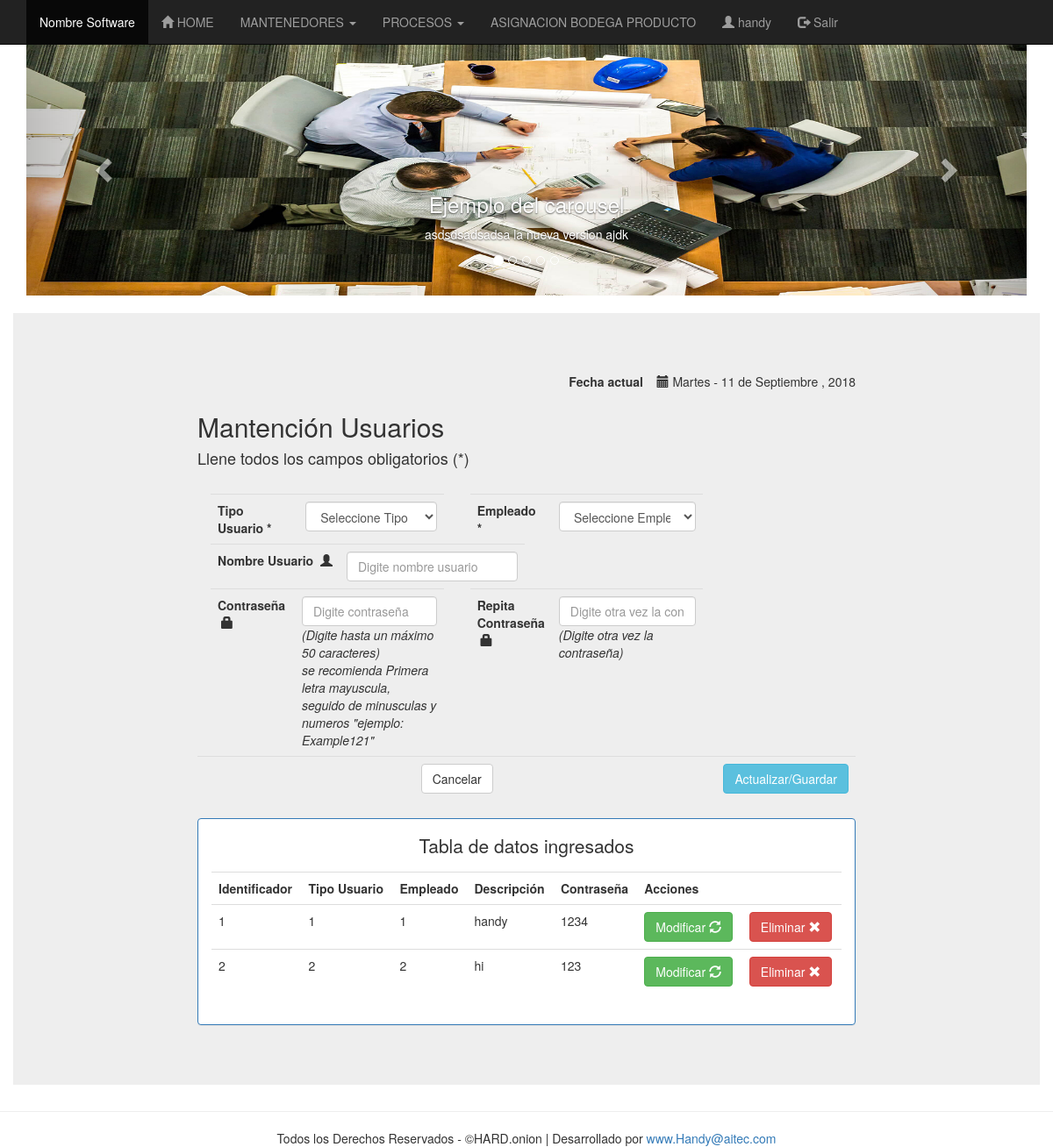
Page /index.php?control=manusuarios (signed in) on the committed database.
### tables this page shows
CREATE TABLE `tusuario` (
  `ID_USUARIO` int(11) NOT NULL,
  `ID_TIPO_USUARIO` int(11) NOT NULL,
  `ID_EMPLEADO` int(11) NOT NULL,
  `DESCRIPCION_USUARIO` varchar(50) DEFAULT NULL,
  `CONTRASENA` varchar(50) DEFAULT NULL
);

### controlador/fecha.php (called while the page is built)
<?php
$fecha = getdate();
$diaN  = date('d');
$anio  = date('Y');
$meses = ["Enero", "Febrero", "Marzo", "Abril", "Mayo", "Junio", "Julio", "Agosto", "Septiembre", "Octubre", "Noviembre", "Diciembre"];
$diaS  = ["Domingo", "Lunes", "Martes", "Miercoles", "Jueves", "Viernes", "Sábado"];
$dia   = $diaS[$fecha['wday']];
$mes   = $meses[$fecha['mon'] - 1];

### vista/manusuarios.view.php (the view, shortened to what this page needs)
<div class="container jumbotron">
	<div class="row">
		<div class="col-sm-2">
		</div>
			<div class="col-sm-8" >
   <?php
include 'controlador/fecha.php';
?>
<br>
  <div class="btn-group btn-group-justified" role="group">
         <div class="fecha pull-right">
            <label>Fecha actual &nbsp;&nbsp;</label>
                    <i class="glyphicon glyphicon-calendar"></i>
                    <span><?php echo "$dia - $diaN de $mes , $anio " ?></span>
                </div></div>
			<h2>Mantención Usuarios</h2>
			<h4>Llene todos los campos obligatorios (*)</h4><br>
			<table class="table">
				<form action="#"  name="formUsuarios" method="post">
                      <tr class="col-sm-6">
                        <th>Tipo Usuario *&nbsp;</th>
                        <td><select  name="TipoUsuario" id="TipoUsuario" required class="form-control">
 <option value="0">Seleccione Tipo Usuario..</option>
                        </select>
                        </td>
                    </tr>
                     <tr class="col-sm-6">
                        <th>Empleado *&nbsp;</th>
                        <td><select  name="Empleado" id="Empleado"  required class="form-control">
                             <option value="0">Seleccione Empleado ..</option>
                        </select>
                        </td>
                    </tr>
					<tr class="col-sm-8">
						<th>Nombre Usuario &nbsp;<span class="glyphicon glyphicon-user"></span></th>
						<td><input type="text" name="Descripcion" id="Descripcion" maxlength="50" required placeholder="Digite nombre usuario" class="form-control" onpaste="return false"></td>
					</tr>
	                 <tr class="col-sm-6">
						<th>Contrase&ntilde;a &nbsp;<span class="glyphicon glyphicon-lock"></span></th><td><input type="password" name="contrasena" id="contrasena" required placeholder="Digite contraseña" onpaste="return false" maxlength="50" class="form-control">
                                      <i>(Digite hasta un máximo 50 caracteres)</i>
                                      <br/>
                                      <i> se recomienda Primera letra mayuscula, seguido de minusculas y numeros "ejemplo: Example121"</i>
						</td>
					</tr>
					<tr class="col-sm-6">
						<th>Repita Contrase&ntilde;a &nbsp;<span class="glyphicon glyphicon-lock"></span></th><td style="width:100%"><input type="password" name="recontrasena" id="recontrasena" required placeholder="Digite otra vez la contraseña" onpaste="return false" maxlength="50"  class="form-control">
                                           <i>
                                             (Digite otra vez la contraseña)
                                           </i>
						</td>
					</tr>
					<tr>
						<td align="center">
							<input type="reset" name="limpiar" value="Cancelar" class="btn btn-default">
						</td>
						<td align="center">
							<input type="submit" name="enviar" value="Actualizar/Guardar" class="btn btn-info">
						</td>
					</tr>
				</form>
			</table>
					  <div class="panel panel-primary">
        <div class="panel-body">
<p align="center"> Tabla de datos ingresados </p>
    <div class="table-responsive">
			<table class="table" >
				<tr>
					<th>Identificador</th>
					<th>Tipo Usuario</th>
					<th>Empleado</th>
					<th>Descripci&oacute;n</th>
					<th>Contrase&ntilde;a</th>
					<th colspan="2">Acciones</th>
				</tr>
					<?php
while ($row = mysqli_fetch_array($rs)) {
    ?>
							<tr>
								<td><?php echo $row['Identificador'] ?></td>
								<td><?php echo $row['ID_TIPO_USUARIO'] ?></td>
								<td><?php echo $row['ID_EMPLEADO'] ?></td>
								<td><?php echo $row['DESCRIPCION_USUARIO'] ?></td>
								<td><?php echo $row['CONTRASENA'] ?></td>
								<td><button class="btn btn-success" onclick="moverUsuarios(<?php echo $row['Identificador'] ?>,'<?php echo $row['ID_TIPO_USUARIO'] ?>', '<?php echo $row['ID_EMPLEADO'] ?>', '<?php echo $row['DESCRIPCION_USUARIO'] ?>','<?php echo $row['CONTRASENA'] ?>')">Modificar <span class="glyphicon glyphicon-refresh" aria-hidden="true"></span></button></td>
								<td><button class="btn btn-danger" onclick="eliminaUsuarios(<?php echo $row['Identificador'] ?>)">Eliminar <span class="glyphicon glyphicon-remove" aria-hidden="true"></span></button></td>
							</tr>
							<?php
}
?>
			</table>
		</div></div></div>
</div>
		<div class="col-sm-2">
		</div>
	</div>
</div>

### index.php (shortened to what this page needs)
<?PHP
if ((isset($_GET['control'])) && ($_GET['control'] != "")) {
    $control = $_GET['control'];
} else {
    $control = "principal";
}
include 'index/indexPost.php';
?>
<!DOCTYPE html>
<html>
<head>
<link rel="stylesheet" href="https://maxcdn.bootstrapcdn.com/bootstrap/3.3.7/css/bootstrap.min.css">
</head>
<body>
  <?PHP
if ($_SESSION['tipouser'] == 1) {
    ?>
  <div class="navbar navbar-inverse navbar-fixed-top">
        <div class="container">
            <div class="navbar-collapse collapse">
                <ul class="nav navbar-nav">
                    <li class="active"><a href="index.php?control=principal">Nombre Software</a></li>
                    <li><a href="#"><span class="glyphicon glyphicon-home"></span> HOME</a></li>
                    <li class="dropdown">
                        <a class="dropdown-toggle" data-toggle="dropdown">MANTENEDORES <span class="caret"></span></a>
                    </li>
                     <li class="dropdown">
                        <a class="dropdown-toggle" data-toggle="dropdown">PROCESOS <span class="caret"></span></a>
                    </li>
<li><a href="index.php?control=manasignacionbodegaproducto">ASIGNACION BODEGA PRODUCTO</a></li>
    <ul class="nav navbar-nav navbar-right">
             <?PHP if (isset($_SESSION['usuario'])) {
        ?>
            <li><a href="index.php?control=manuser"><span class="glyphicon glyphicon-user"></span>&nbsp;<?php echo $_SESSION['usuario']; ?></a></li>
          <?PHP
} else {
        ?>
            <li><a href="index.php?control=registro"><span class="glyphicon glyphicon-user"></span>&nbsp;Reg&iacute;strese&nbsp;&nbsp;&nbsp;&nbsp;</a></li>
      <?PHP
}
    ?>
      <?PHP if (isset($_SESSION['usuario'])) {
        ?>
            <li><a href="index.php?control=logout"><span class="glyphicon glyphicon-log-out"></span>&nbsp;Salir&nbsp;&nbsp;&nbsp;&nbsp;</a></li>
          <?PHP
} else {
        ?>
            <li><a href="index.php?control=login"><span class="glyphicon glyphicon-log-in"></span>&nbsp;Inicie Sesi&oacute;n</a></li>
      <?PHP
}
    ?>
      </ul>
       </ul>
    </div>
  </div>
</div>
<?PHP
}
?>
<br/><br/>
 <?PHP
include 'vista/carousel.view.php';
?>
<br/>
 <?PHP
include 'index/indexControl.php';
include 'vista/footer.view.php';
?>
</body>
</html>

### vista/carousel.view.php (shortened to what this page needs)
<div class="container">
<div id="carousel-example-generic" class="carousel slide" data-ride="carousel">
	<ol class="carousel-indicators">
		<li data-target="#carousel-example-generic" data-slide-to="0" class="active"></li>
		<li data-target="#carousel-example-generic" data-slide-to="1"></li>
		<li data-target="#carousel-example-generic" data-slide-to="2"></li>
		<li data-target="#carousel-example-generic" data-slide-to="3"></li>
		<li data-target="#carousel-example-generic" data-slide-to="4"></li>
	</ol>
<div class="carousel-inner" role="listbox">
	<div class="item active">
		<img src="imagenes/intro-carousel/1.jpg" alt="">
		<div class="carousel-caption">
			<h3>Ejemplo del carousel</h3>
			<p>asdsdsadsadsa la nueva version ajdk</p>
		</div>
	</div>
</div>
<a class="left carousel-control" href="#carousel-example-generic" role="button" data-slide="prev">
	<span class="glyphicon glyphicon-chevron-left" aria-hidden="true"></span>
</a>
<a class="right carousel-control" href="#carousel-example-generic" role="button" data-slide="next">
	<span class="glyphicon glyphicon-chevron-right" aria-hidden="true"></span>
</a>
</div>
  </div>

### index/indexControl.php
<?php
if ($control == "principal") {
    include 'vista/inicio.view.php';
} else if ($control == "login") {
    include 'vista/login.view.php';
} else if ($control == "mantipouser") {
    include 'controlador/mantipouser.php';
} else if ($control == "manuser") {
    include 'controlador/manuser.php';
} else if ($control == "registro") {
    include 'controlador/registro.php';
} else if ($control == "manusuarios") {
    include 'controlador/manusuarios.php';
} else if ($control == "manbodega") {
    include 'controlador/manbodega.php';
} else if ($control == "mantipobodega") {
    include 'controlador/mantipobodega.php';
} else if ($control == "mandestino") {
    include 'controlador/mandestino.php';
} else if ($control == "manproducto") {
    include 'controlador/manproducto.php';
} else if ($control == "mantipoproducto") {
    include 'controlador/mantipoproducto.php';
} else if ($control == "manempleado") {
    include 'controlador/manempleado.php';
} else if ($control == "empleadoPDF") {
    include 'controlador/empleadoPDF.php';
} else if ($control == "reportePDF") {
    include 'vista/empleadoPDF.view.php';
} else if ($control == "productoPDF") {
    include 'controlador/productoPDF.php';
} else if ($control == "recepcionPDF") {
    include 'controlador/recepcionPDF.php';
} else if ($control == "solicitudPDF") {
    include 'controlador/solicitudPDF.php';
} else if ($control == "salidaPDF") {
    include 'controlador/salidaPDF.php';
} else if ($control == "mantipoempleado") {
    include 'controlador/mantipoempleado.php';
} else if ($control == "mantipodocumento") {
    include 'controlador/mantipodocumento.php';
} else if ($control == "manrecepcion") {
    include 'controlador/manrecepcion.php';
} else if ($control == "mansalida") {
    include 'controlador/mansalida.php';
} else if ($control == "mansolicitud") {
    include 'controlador/mansolicitud.php';
} else if ($control == "manasignacionbodegaproducto") {
    include 'controlador/manasignacionbodegaproducto.php';
} else if ($control == "logout") {
    session_destroy();
    include 'vista/inicio.view.php';
} else if ($control == "registro") {
    include 'vista/manuser.view.php';
}

### controlador/manusuarios.php (shortened to what this page needs)
<?php
if (isset($_SESSION['usuario'])) {
    include 'controlador/conecta.php';
    $sql = "SELECT ID_USUARIO as Identificador, ID_TIPO_USUARIO, ID_EMPLEADO, DESCRIPCION_USUARIO, CONTRASENA FROM tusuario";
    $rs  = $mysqli->query($sql);
    include 'vista/manusuarios.view.php';
} else {
    echo "<p class=\"no_validado\">" . "Por favor Inicia Sesion" . "</p>";
    include 'vista/login.view.php';
}
?>

### vista/footer.view.php
<hr/>
<div class="container">
	<footer>
		<center>Todos los Derechos Reservados - &copy;HARD.onion | Desarrollado por <a href="http://www.Handy@aitec.com" target="_blank">www.Handy@aitec.com</a></center>
	</footer>
</div>

### rows in the picture
tusuario: ID_USUARIO "1", ID_TIPO_USUARIO "1", ID_EMPLEADO "1", DESCRIPCION_USUARIO "handy", CONTRASENA "1234"
tusuario: ID_USUARIO "2", ID_TIPO_USUARIO "2", ID_EMPLEADO "2", DESCRIPCION_USUARIO "hi", CONTRASENA "123"

### other values in the picture
$_SESSION['usuario'] "handy"
$dia "Martes"
$diaN "11"
$mes "Septiembre"
$anio "2018"
